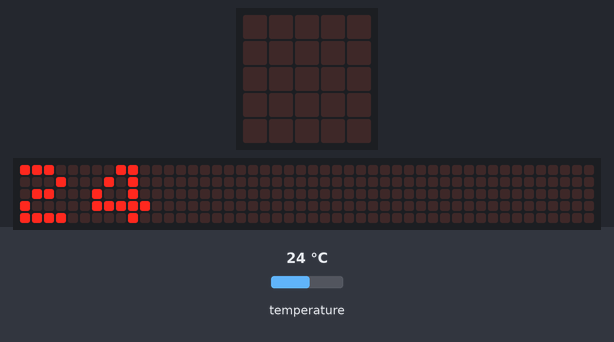
Bench run of a program on a simulated BBC micro:bit (MakeCode). On the bench: the board's 5×5 LED display, a strip that is not on the board, showing the scrolling text unrolled. The inputs (shaded band) are chosen by the test bench; at power-on: temperature 24 °C. The 48×5 strip is a reading aid, not a part: it shows the text the display is scrolling, unrolled, one strip-width of it at a time.

Above: at 2.55 s.
At 6.97 s:
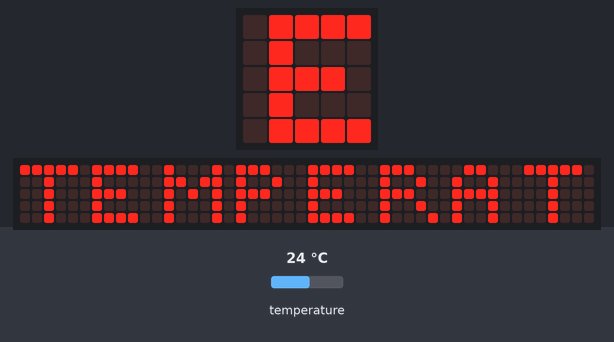
At 11.47 s:
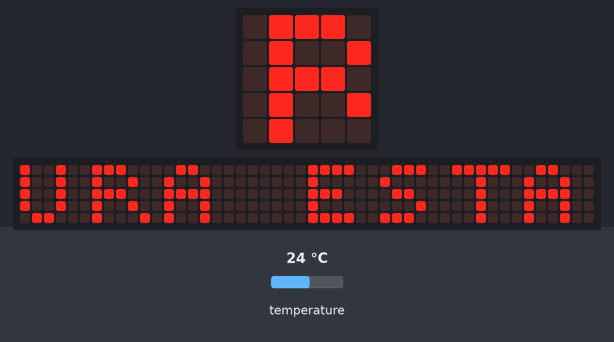
At 20.47 s:
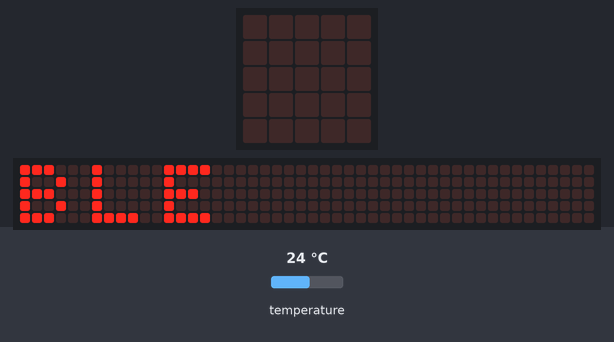
At 28.49 s:
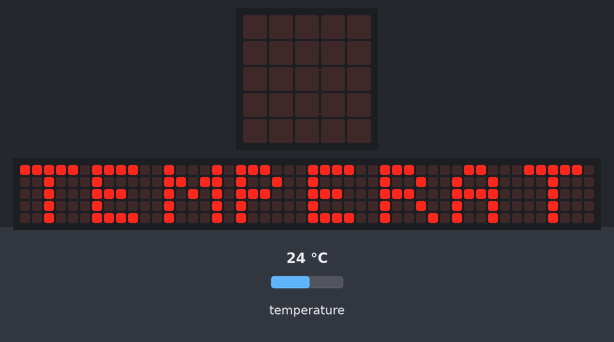
At 38.8 s:
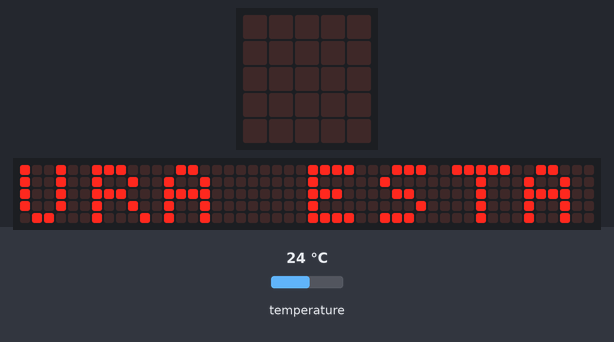

The program:

main.ts
```typescript
basic.forever(function () {
    basic.showNumber(input.temperature())
    if (input.temperature() > 60) {
        basic.showIcon(IconNames.Skull)
        music.playTone(262, music.beat(BeatFraction.Whole))
    } else {
        basic.showString("TEMPERATURA ESTABLE")
    }
    basic.pause(5000)
})
```

test.ts
```typescript
// aquí va el archivo "tests"; esto no se compilará cuando este paquete se utilice como una extensión.
```

Measured:
- what the display in image 3 shows lasts 0.4 s, from 20.3 s to 20.7 s
- what the display in image 5 shows lasts 0.6 s, from 38.8 s to 39.4 s
